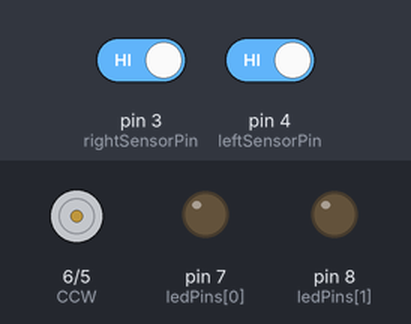
This sketch was run on a simulated Arduino Uno, built with avr-gcc and run on an emulated ATmega328P. On the bench: motor-driver pin pairs drawn as motors (green arrow = first pin HIGH = forward, orange = second pin HIGH = backward, longer = more drive), output pins drawn as LEDs (lit = HIGH). Dashed ring = blinking. The inputs (shaded band) are chosen by the test bench; at power-on: pin 3 (rightSensorPin) HIGH, pin 4 (leftSensorPin) HIGH.

Above: at 1.2 s.
1.3 s: pin 3 (rightSensorPin) driven LOW
At 1.4 s:
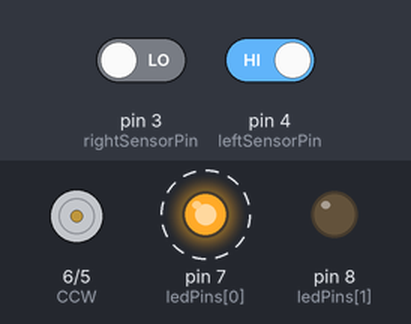
4.3 s: pin 4 (leftSensorPin) driven LOW
At 4.4 s:
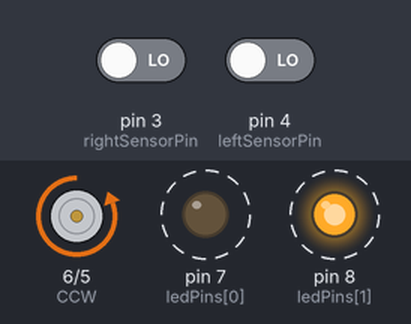
7.3 s: pin 4 (leftSensorPin) driven HIGH
At 7.4 s:
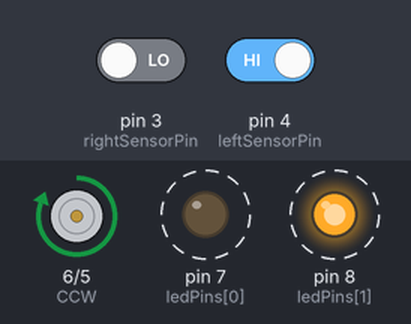
10.3 s: pin 3 (rightSensorPin) driven HIGH
At 10.9 s:
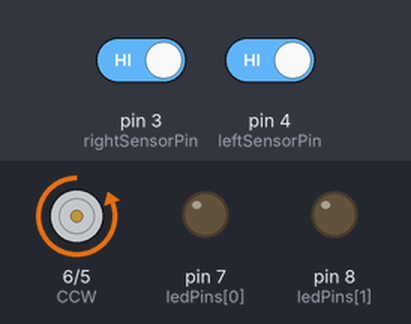
Timing chart, 0 to 12.8 s (numbered marks = the images above; inputs shaded):
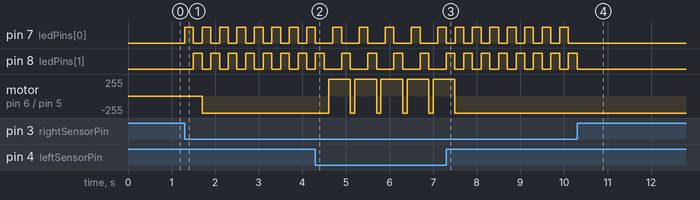

Measured:
- after the input at 1.3 s, pin 7 (ledPins[0]): alternates HIGH for 0.20 s and LOW for 0.20 s, starting at once; pin 8 (ledPins[1]): alternates HIGH for 0.20 s and LOW for 0.20 s, starting after 0.20 s; motor on pin 6 (CCW) / pin 5 (CW): stopped → backward 255/255 after 0.40 s
- after the input at 4.3 s, pin 7 (ledPins[0]): alternates HIGH for 0.20 s and LOW for 0.40 s, starting after 0.40 s; pin 8 (ledPins[1]): alternates HIGH for 0.20 s and LOW for 0.40 s, starting after 0.60 s; motor on pin 6 (CCW) / pin 5 (CW): alternates forward 255/255 for 0.50 s and backward 255/255 for 0.10 s, starting after 0.30 s
- after the input at 7.3 s, pin 7 (ledPins[0]): alternates HIGH for 0.20 s and LOW for 0.20 s, starting after 0.20 s; pin 8 (ledPins[1]): alternates HIGH for 0.20 s and LOW for 0.20 s, starting after 0.40 s; motor on pin 6 (CCW) / pin 5 (CW): goes on until 7.5 s, then stays backward 255/255
- after the input at 10.3 s, pin 7 (ledPins[0]): stops changing and stays LOW; pin 8 (ledPins[1]): goes on until 10.3 s, then stays LOW

The sketch:

motor_sensor_led.ino
```cpp
const int numLEDs = 2; //
int ledPins[] = {7, 8};
const int rightSensorPin = 3;
const int leftSensorPin = 4;  // left photomicrosensor

boolean ledsOn = false; //state of LEDs
boolean isCCW = false;  //
unsigned long lastTime = 0;

void setup() {

  for (int i = 0; i < numLEDs; i++) {
    pinMode(ledPins[i], OUTPUT);
  }

  pinMode(rightSensorPin, INPUT_PULLUP);
  pinMode(leftSensorPin, INPUT_PULLUP);

  //initial motor direction
  digitalWrite(leftSensorPin, HIGH);

  pinMode(5, OUTPUT); // CW+
  pinMode(6, OUTPUT); // CCW+
}

void loop() {
  unsigned long currentTime = millis();


  // Checking if the left sensor is interrupted
  if (digitalRead(leftSensorPin) == LOW) {
    if (isCCW) {
      isCCW = false;
    } else {
      isCCW = true;
    }

    //short delay to debounce the sensor
    delay(100);
  }

  // Checking if the right sensor is interrupted
  if (digitalRead(rightSensorPin) == LOW) {
    // Toggle LEDs
    ledsOn = !ledsOn;
    if (ledsOn) {
      if (isCCW) {
        turnOnAllLEDs();
      } else {
        blinkLEDsOneByOne();
      }
    } else {
      turnOffLEDs();
    }

    if (isCCW) {
      digitalWrite(5, LOW);
      digitalWrite(6, HIGH);
    } else {
      digitalWrite(5, HIGH);
      digitalWrite(6, LOW);
    }

    lastTime = currentTime;
  }

  // Turning off LEDs after a certain time
  if (ledsOn && currentTime - lastTime > 500) {
    turnOffLEDs();
  }
}

void blinkLEDsOneByOne() {
  for (int i = 0; i < numLEDs; i++) {
    digitalWrite(ledPins[i], HIGH);
    delay(200);
    digitalWrite(ledPins[i], LOW);
  }
}

void turnOnAllLEDs() {
  for (int i = 0; i < numLEDs; i++) {
    digitalWrite(ledPins[i], HIGH);
  }
}

void turnOffLEDs() {
  for (int i = 0; i < numLEDs; i++) {
    digitalWrite(ledPins[i], LOW);
  }
}
```
